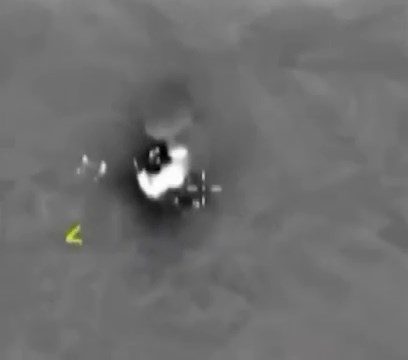
//> input picture lab3/task1/src/img0.jpg, 408 x 360 px
$ ./main   (built with g++ and OpenCV 4)
//> lines starting //> are read from the running program, lines starting //| are printed output that depends on the picture; after the words box and inside, x2 and y2 are one past the last pixel; in counts of white or black regions, pixels touching at a corner belong together
#include <iostream>

#include <opencv4/opencv2/core.hpp>
#include <opencv4/opencv2/imgproc.hpp>
#include <opencv4/opencv2/highgui.hpp>


std::vector<std::vector<cv::Point>> findContours(cv::Mat gray, int thr) {
    cv::Mat thresh;
    cv::threshold(gray, thresh, thr, 255, cv::THRESH_BINARY);

    cv::Mat erode;
    cv::Mat erode_kernel = cv::getStructuringElement(cv::MORPH_ERODE, {3, 3});
    cv::erode(thresh, erode, erode_kernel);

    cv::Mat dilate;
    cv::Mat dilate_kernel = cv::getStructuringElement(cv::MORPH_DILATE, {3, 3});
    cv::dilate(erode, dilate, dilate_kernel);

    cv::Mat canny;
    cv::Canny(dilate, canny, 10, 50);

    std::vector<std::vector<cv::Point>> contours;
    cv::findContours(canny.clone(), contours, cv::RETR_EXTERNAL, cv::CHAIN_APPROX_NONE);

    return contours;
}


cv::Mat findTarget(const cv::Mat src) {
    cv::Scalar magenta(255, 0, 255);
    cv::Scalar red(0, 0, 255);

    cv::Mat gray;
    cv::cvtColor(src, gray, cv::COLOR_BGR2GRAY);

    int sum = 0;
    for (int i = 0; i < src.rows * src.cols; i++) {
        sum += gray.data[i];
    }
    int thr = sum / (src.rows * src.cols);

    int cnt = 2;
    std::vector<std::vector<cv::Point>> contours;

    while (cnt > 1) {
        contours = findContours(gray, thr);
        cnt = contours.size();
        thr++;
    }

    cv::Moments moments = cv::moments(contours[0]);
    cv::Point2f center = cv::Point2f(static_cast<float>(moments.m10 / (moments.m00 + 1e-5)), static_cast<float>(moments.m01 / (moments.m00 + 1e-5)));

    cv::Mat copy = src.clone();
    cv::drawContours(copy, contours, -1, magenta);
    circle(copy, center, 4, red, -1);

    return copy;
}


int main() {

    cv::Mat img0 = cv::imread("/home/user/Projects/computer_vision/lab3/task1/src/img0.jpg");
//> img0 is the input picture: 360 rows x 408 cols, CV_8UC3; mean B, G, R 110.1, 110.2, 110.2
    cv::Mat img1 = cv::imread("/home/user/Projects/computer_vision/lab3/task1/src/img1.jpg");
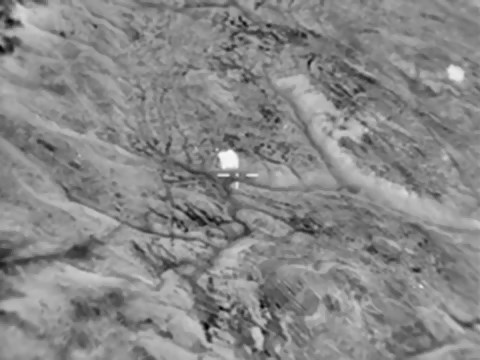
//> input picture lab3/task1/src/img1.jpg, 480 x 360 px
//> img1 is the input picture: 360 rows x 480 cols, CV_8UC3; min 3, max 250, mean 135.5
    cv::Mat img2 = cv::imread("/home/user/Projects/computer_vision/lab3/task1/src/img2.jpg");
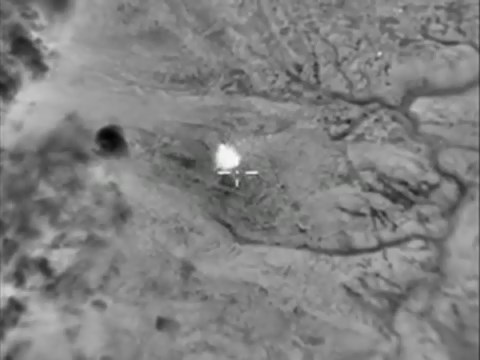
//> input picture lab3/task1/src/img2.jpg, 480 x 360 px
//> img2 is the input picture: 360 rows x 480 cols, CV_8UC3; mean B, G, R 128.4, 128.5, 128.5

    cv::Mat t0 = findTarget(img0);
//> the loop in findTarget, `for (int i = 0; i < src.rows * src.cols; i++)` made 146880 passes
//> sum on passes 1 to 3: 123, 246, 369
//> after the loop in findTarget, `for (int i = 0; i < src.rows * src.cols; i++)`: sum = 16185135
//> in findTarget, `int thr = sum / (src.rows * src.cols);`: thr = 110
//> the loop in findTarget, `while (cnt > 1)` made 91 passes
//> cnt on passes 1 to 12: 68, 49, 40, 53, 51, 52, 52, 50, 39, 33, 34, 23
//> pass 1, in findContours, `cv::threshold(gray, thresh, thr, 255, cv::THRESH_BINARY);`:
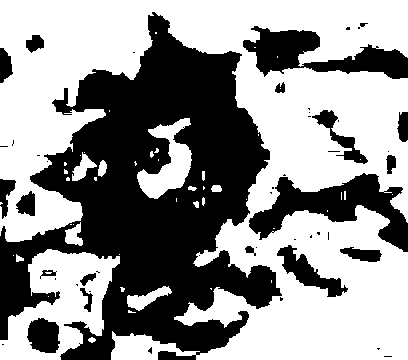
//> thresh: 360 rows x 408 cols, CV_8UC1; 57.5% white; 50 black regions (31 under 20 px), largest, box (x1, y1, x2, y2) and area: (0, 12, 282, 360) 47825, (249, 173, 408, 252) 5058, (243, 26, 408, 79) 4049
//> pass 1, in findContours, `cv::Canny(dilate, canny, 10, 50);`:
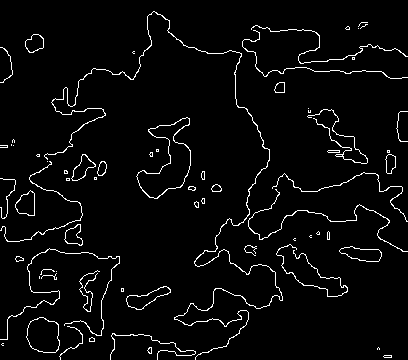
//> canny: 360 rows x 408 cols, CV_8UC1; 3.7% white in thin lines or dots
//> after the loop in findTarget, `while (cnt > 1)`: thr = 201
//> in findTarget, `cv::Moments moments = cv::moments(contours[0]);`: moments = moments, m00 933.5, centre m10/m00, m01/m00 = (165.3, 175.2)
//> in findTarget, `cv::Point2f center = cv::Point2f(static_cast<float>(moments.m10 / (mom..`: center = Point(165.3, 175.2)
//> in findTarget, `cv::drawContours(copy, contours, -1, magenta);`:
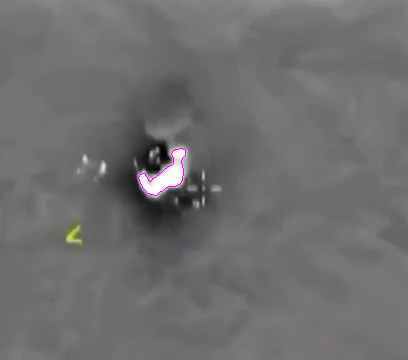
//> copy: 360 rows x 408 cols, CV_8UC3; 0.1% of pixels changed, all inside (x1, y1, x2, y2) = (138, 148, 186, 196)
//> in findTarget, `cv::drawContours(copy, contours, -1, magenta);`: contours = 1 contour; box (x1, y1, x2, y2) and area: (138, 148, 186, 196) 934
//> in findTarget, `circle(copy, center, 4, red, -1);`: copy: 360 rows x 408 cols, CV_8UC3; 49 pixels changed, all inside (x1, y1, x2, y2) = (161, 171, 170, 180)
    cv::Mat t1 = findTarget(img1);
//> the loop in findTarget (call 2), `for (int i = 0; i < src.rows * src.cols; i++)` made 172800 passes
//> sum on passes 1 to 3: 59, 122, 190
//> the loop in findTarget (call 2), `while (cnt > 1)` made 96 passes
//> cnt on passes 1 to 12: 344, 342, 375, 373, 360, 336, 363, 359, 378, 346, 318, 332
//> pass 1, in findContours (call 61), `cv::Canny(dilate, canny, 10, 50);`:
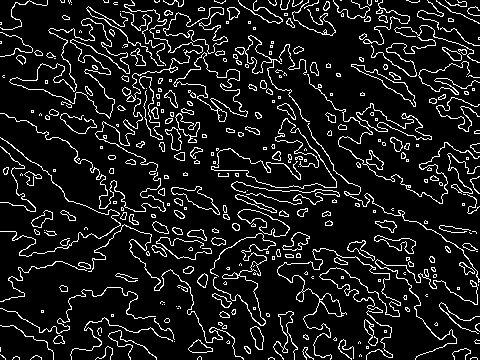
//> canny: 360 rows x 480 cols, CV_8UC1; 10.5% white in thin lines or dots
//> in findTarget (call 2), `cv::drawContours(copy, contours, -1, magenta);`: copy: 360 rows x 480 cols, CV_8UC3; 51 pixels changed, all inside (x1, y1, x2, y2) = (219, 151, 237, 167)
//> in findTarget (call 2), `cv::drawContours(copy, contours, -1, magenta);`: contours = 1 contour; box (x1, y1, x2, y2) and area: (219, 151, 237, 167) 198
//> in findTarget (call 2), `circle(copy, center, 4, red, -1);`: copy: 360 rows x 480 cols, CV_8UC3; mean B, G, R 135.5, 135.4, 135.5
    cv::Mat t2 = findTarget(img2);
//> the loop in findTarget (call 3), `while (cnt > 1)` made 74 passes
//> cnt on passes 1 to 7: 237, 233, 223, 206, 212, 215, 221
//> pass 1, in findContours (call 121), `cv::Canny(dilate, canny, 10, 50);`:
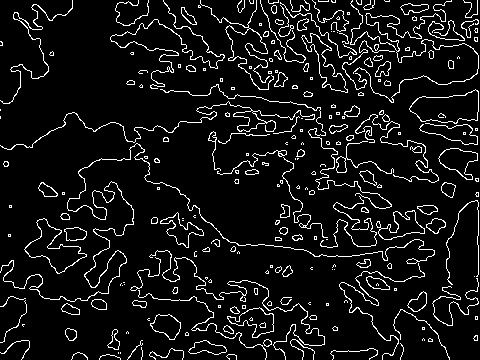
//> canny: 360 rows x 480 cols, CV_8UC1; 8.1% white in thin lines or dots
//> in findTarget (call 3), `cv::drawContours(copy, contours, -1, magenta);`: copy: 360 rows x 480 cols, CV_8UC3; 67 pixels changed, all inside (x1, y1, x2, y2) = (216, 145, 240, 169)
//> in findTarget (call 3), `circle(copy, center, 4, red, -1);`: copy: 360 rows x 480 cols, CV_8UC3; mean B, G, R 128.4, 128.4, 128.5

    cv::imshow("target0", t0);
    cv::imshow("target1", t1);
    cv::imshow("target2", t2);

    cv::waitKey(0);

    return 0;
}
